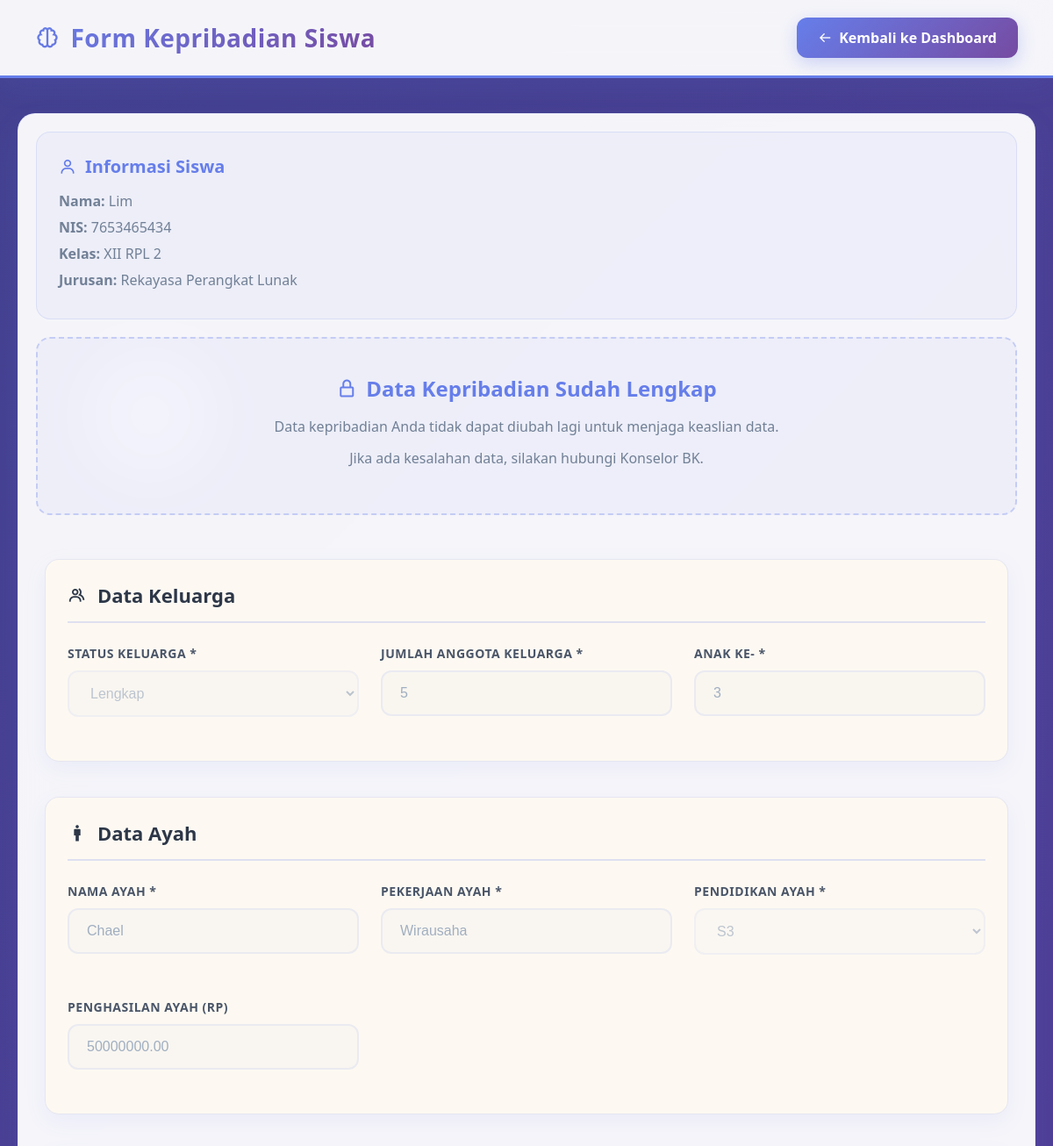
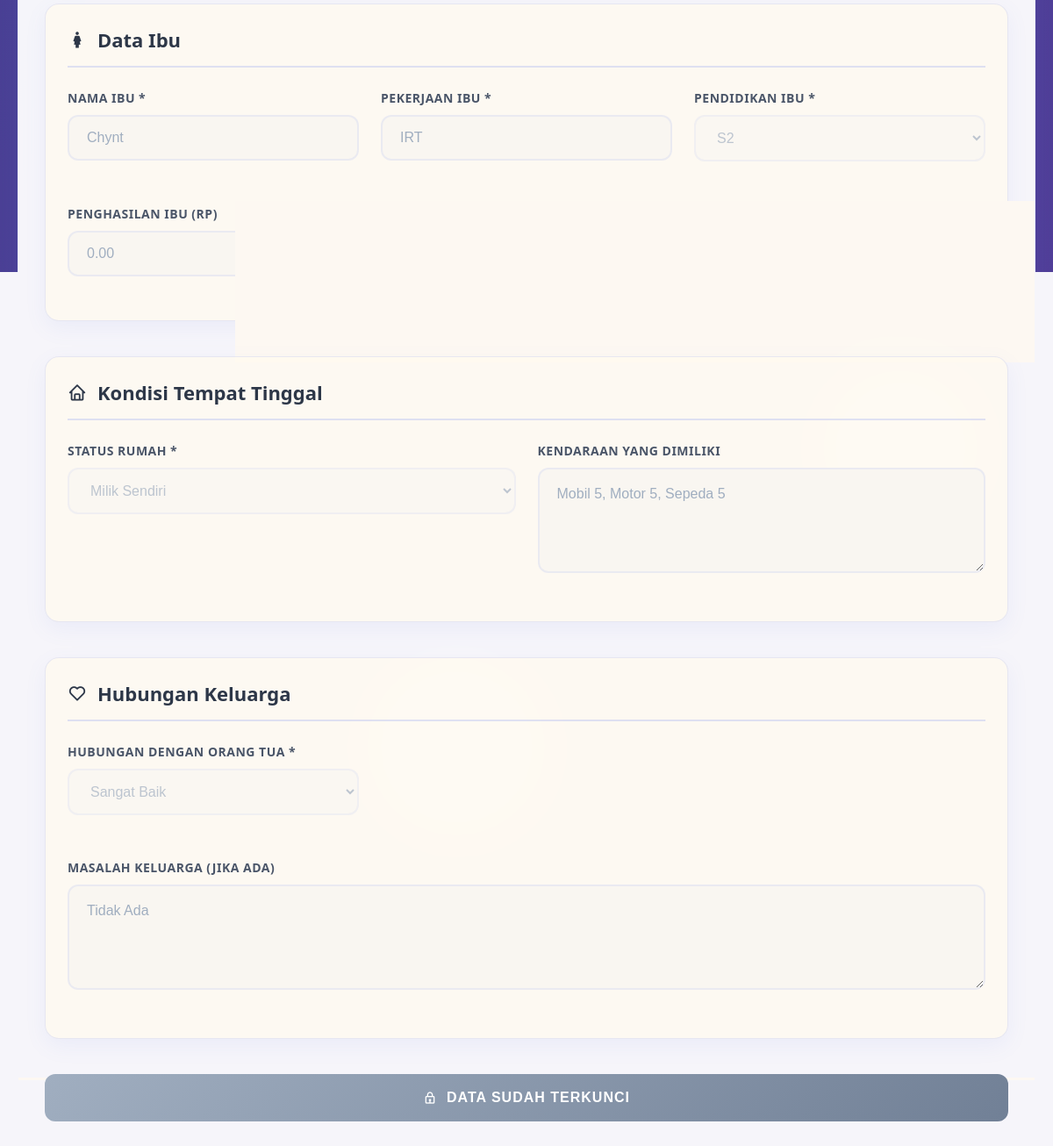
/form_kepribadian.php (signed in), run on the app's committed database (2 pictures, top to bottom).
### tables this page shows
CREATE TABLE `siswa` (
  `ID` int(11) NOT NULL,
  `USER_ID` int(11) DEFAULT NULL,
  `NIS` varchar(20) NOT NULL,
  `NISN` varchar(20) NOT NULL,
  `JENIS_KELAMIN` enum('L','P') NOT NULL,
  `TEMPAT_LAHIR` varchar(50) DEFAULT NULL,
  `TANGGAL_LAHIR` date DEFAULT NULL,
  `ALAMAT` text DEFAULT NULL,
  `AGAMA` varchar(20) DEFAULT NULL,
  `KELAS` varchar(10) DEFAULT NULL,
  `JURUSAN` varchar(50) DEFAULT NULL,
  `CREATED_AT` timestamp NOT NULL DEFAULT current_timestamp(),
  `UPDATED_AT` timestamp NOT NULL DEFAULT current_timestamp() ON UPDATE current_timestamp(),
  `ANGKATAN` int(11) DEFAULT NULL
);

CREATE TABLE `users` (
  `ID` int(11) NOT NULL,
  `USERNAME` varchar(100) NOT NULL,
  `PASSWORD` varchar(100) NOT NULL,
  `ROLE` enum('Admin','Guru_BK','Siswa') DEFAULT NULL,
  `NAMA_LENGKAP` varchar(100) NOT NULL,
  `EMAIL` varchar(100) DEFAULT NULL,
  `NO_TELEPON` varchar(15) DEFAULT NULL,
  `STATUS` enum('Aktif','Tidak_Aktif') DEFAULT 'Aktif',
  `CREATED_AT` timestamp NOT NULL DEFAULT current_timestamp(),
  `UPDATED_AT` timestamp NOT NULL DEFAULT current_timestamp() ON UPDATE current_timestamp()
);

CREATE TABLE `form_kepribadian` (
  `ID` int(11) NOT NULL,
  `SISWA_ID` int(11) DEFAULT NULL,
  `NAMA_AYAH` varchar(100) DEFAULT NULL,
  `PEKERJAAN_AYAH` varchar(50) DEFAULT NULL,
  `PENDIDIKAN_AYAH` varchar(50) DEFAULT NULL,
  `PENGHASILAN_AYAH` decimal(15,2) DEFAULT NULL,
  `NAMA_IBU` varchar(100) DEFAULT NULL,
  `PEKERJAAN_IBU` varchar(50) DEFAULT NULL,
  `PENDIDIKAN_IBU` varchar(50) DEFAULT NULL,
  `PENGHASILAN_IBU` decimal(15,2) DEFAULT NULL,
  `STATUS_RUMAH` enum('Milik Sendiri','Kontrak','Kost','Lainnya') DEFAULT NULL,
  `KENDARAAN` text DEFAULT NULL,
  `STATUS_KELUARGA` enum('Lengkap','Orang Tua Bercerai','Yatim','Piatu','Yatim Piatu') NOT NULL,
  `JUMLAH_ANGGOTA_KELUARGA` int(11) DEFAULT NULL,
  `ANAK_KE` int(11) DEFAULT NULL,
  `HUBUNGAN_DENGAN_ORTU` enum('Sangat Baik','Baik','Cukup','Kurang') NOT NULL,
  `MASALAH_KELUARGA` text DEFAULT NULL,
  `CREATED_AT` timestamp NOT NULL DEFAULT current_timestamp(),
  `UPDATED_AT` timestamp NOT NULL DEFAULT current_timestamp() ON UPDATE current_timestamp()
);

### form_kepribadian.php (the view, shortened to what this page needs)
<?php
include 'koneksi.php';
$user_id = $_SESSION['user_id'];
$sql_siswa = "SELECT s.ID as SISWA_ID, s.*, u.NAMA_LENGKAP
              FROM siswa s
              JOIN users u ON s.USER_ID = u.ID
              WHERE s.USER_ID = ?";
$stmt_siswa = $koneksi->prepare($sql_siswa);
$stmt_siswa->bind_param("i", $user_id);
$stmt_siswa->execute();
$siswa = $stmt_siswa->get_result()->fetch_assoc();
$siswa_id = $siswa['SISWA_ID'];
$sql_kepribadian = "SELECT * FROM form_kepribadian WHERE SISWA_ID = ?";
$stmt_kepribadian = $koneksi->prepare($sql_kepribadian);
$stmt_kepribadian->bind_param("i", $siswa_id);
$stmt_kepribadian->execute();
$kepribadian = $stmt_kepribadian->get_result()->fetch_assoc();
$data_sudah_lengkap = false;
if ($kepribadian) {
    if (!empty($kepribadian['NAMA_AYAH']) && !empty($kepribadian['PEKERJAAN_AYAH']) &&
        !empty($kepribadian['PENDIDIKAN_AYAH']) && !empty($kepribadian['NAMA_IBU']) &&
        !empty($kepribadian['PEKERJAAN_IBU']) && !empty($kepribadian['PENDIDIKAN_IBU']) &&
        !empty($kepribadian['STATUS_RUMAH']) && !empty($kepribadian['STATUS_KELUARGA']) &&
        !empty($kepribadian['JUMLAH_ANGGOTA_KELUARGA']) && !empty($kepribadian['ANAK_KE']) &&
        !empty($kepribadian['HUBUNGAN_DENGAN_ORTU'])) {
        $data_sudah_lengkap = true;
    }
}
$status_rumah_asal = $kepribadian['STATUS_RUMAH'] ?? '';
$status_rumah_display = '';
if ($status_rumah_asal) {
    $dropdown_status = ['Milik Sendiri', 'Kontrak', 'Kost', 'Lainnya'];
    if (in_array($status_rumah_asal, $dropdown_status)) {
        $status_rumah_display = $status_rumah_asal;
    } else {
        $status_rumah_display = 'Lainnya';
        $status_rumah_lainnya_value = $status_rumah_asal;
    }
}
?>
<!DOCTYPE html>
<html lang="id">
<head>
    <link href="https://unpkg.com/boxicons@2.1.4/css/boxicons.min.css" rel="stylesheet">
</head>
<body>
    <div class="header">
        <h1><i class='bx bx-brain'></i> Form Kepribadian Siswa</h1>
        <a href="dashboard_siswa.php" class="back-btn">
            <i class='bx bx-arrow-back'></i>
            Kembali ke Dashboard
        </a>
    </div>
    <div class="container">
        <div class="content">
            <div class="student-info">
                <h3><i class='bx bx-user'></i> Informasi Siswa</h3>
                <p><strong>Nama:</strong> <?php echo htmlspecialchars($siswa['NAMA_LENGKAP']); ?></p>
                <p><strong>NIS:</strong> <?php echo htmlspecialchars($siswa['NIS'] ?? '-'); ?></p>
                <p><strong>Kelas:</strong> <?php echo htmlspecialchars($siswa['KELAS'] ?? '-'); ?></p>
                <p><strong>Jurusan:</strong> <?php echo htmlspecialchars($siswa['JURUSAN'] ?? '-'); ?></p>
            </div>
            <?php if ($data_sudah_lengkap): ?>
                <div class="data-locked">
                    <h3><i class='bx bx-lock-alt'></i> Data Kepribadian Sudah Lengkap</h3>
                    <p>Data kepribadian Anda tidak dapat diubah lagi untuk menjaga keaslian data.</p>
                    <p>Jika ada kesalahan data, silakan hubungi Konselor BK.</p>
                </div>
            <?php endif; ?>
            <form method="POST" action="" id="formKepribadian" class="form-content">
                <div class="form-section">
                    <h3 class="section-title"><i class='bx bx-group'></i> Data Keluarga</h3>
                    <div class="form-grid">
                        <div class="form-group">
                            <label>Status Keluarga *</label>
                            <select name="status_keluarga" <?php echo $data_sudah_lengkap ? 'disabled' : 'required'; ?>>
                                <option value="Lengkap" <?php echo ($kepribadian['STATUS_KELUARGA'] ?? '') == 'Lengkap' ? 'selected' : ''; ?>>Lengkap</option>
                            </select>
                        </div>
                        <div class="form-group">
                            <label>Jumlah Anggota Keluarga *</label>
                            <input type="number" name="jumlah_anggota_keluarga"
                                   value="<?php echo htmlspecialchars($kepribadian['JUMLAH_ANGGOTA_KELUARGA'] ?? ''); ?>"
                                   <?php echo $data_sudah_lengkap ? 'readonly' : 'required'; ?>
                                   min="1" max="20" placeholder="Contoh: 4">
                        </div>
                        <div class="form-group">
                            <label>Anak Ke- *</label>
                            <input type="number" name="anak_ke"
                                   value="<?php echo htmlspecialchars($kepribadian['ANAK_KE'] ?? ''); ?>"
                                   <?php echo $data_sudah_lengkap ? 'readonly' : 'required'; ?>
                                   min="1" max="20" placeholder="Contoh: 2">
                        </div>
                    </div>
                </div>
                <div class="form-section">
                    <h3 class="section-title"><i class='bx bx-male'></i> Data Ayah</h3>
                    <div class="form-grid">
                        <div class="form-group">
                            <label>Nama Ayah *</label>
                            <input type="text" name="nama_ayah"
                                   value="<?php echo htmlspecialchars($kepribadian['NAMA_AYAH'] ?? ''); ?>"
                                   <?php echo $data_sudah_lengkap ? 'readonly' : 'required'; ?>
                                   placeholder="Masukkan nama lengkap ayah">
                        </div>
                        <div class="form-group">
                            <label>Pekerjaan Ayah *</label>
                            <input type="text" name="pekerjaan_ayah"
                                   value="<?php echo htmlspecialchars($kepribadian['PEKERJAAN_AYAH'] ?? ''); ?>"
                                   <?php echo $data_sudah_lengkap ? 'readonly' : 'required'; ?>
                                   placeholder="Contoh: PNS, Wiraswasta, Buruh">
                        </div>
                        <div class="form-group">
                            <label>Pendidikan Ayah *</label>
                            <select name="pendidikan_ayah" <?php echo $data_sudah_lengkap ? 'disabled' : 'required'; ?>>
                                <option value="S3" <?php echo ($kepribadian['PENDIDIKAN_AYAH'] ?? '') == 'S3' ? 'selected' : ''; ?>>S3</option>
                            </select>
                        </div>
                        <div class="form-group">
                            <label>Penghasilan Ayah (Rp)</label>
                            <input type="number" name="penghasilan_ayah"
                                   value="<?php echo htmlspecialchars($kepribadian['PENGHASILAN_AYAH'] ?? ''); ?>"
                                   <?php echo $data_sudah_lengkap ? 'readonly' : ''; ?>
                                   min="0" step="100000" placeholder="Contoh: 5000000">
                        </div>
                    </div>
                </div>
                <div class="form-section">
                    <h3 class="section-title"><i class='bx bx-female'></i> Data Ibu</h3>
                    <div class="form-grid">
                        <div class="form-group">
                            <label>Nama Ibu *</label>
                            <input type="text" name="nama_ibu"
                                   value="<?php echo htmlspecialchars($kepribadian['NAMA_IBU'] ?? ''); ?>"
                                   <?php echo $data_sudah_lengkap ? 'readonly' : 'required'; ?>
                                   placeholder="Masukkan nama lengkap ibu">
                        </div>
                        <div class="form-group">
                            <label>Pekerjaan Ibu *</label>
                            <input type="text" name="pekerjaan_ibu"
                                   value="<?php echo htmlspecialchars($kepribadian['PEKERJAAN_IBU'] ?? ''); ?>"
                                   <?php echo $data_sudah_lengkap ? 'readonly' : 'required'; ?>
                                   placeholder="Contoh: Ibu Rumah Tangga, PNS, Wiraswasta">
                        </div>
                        <div class="form-group">
                            <label>Pendidikan Ibu *</label>
                            <select name="pendidikan_ibu" <?php echo $data_sudah_lengkap ? 'disabled' : 'required'; ?>>
                                <option value="S2" <?php echo ($kepribadian['PENDIDIKAN_IBU'] ?? '') == 'S2' ? 'selected' : ''; ?>>S2</option>
                            </select>
                        </div>
                        <div class="form-group">
                            <label>Penghasilan Ibu (Rp)</label>
                            <input type="number" name="penghasilan_ibu"
                                   value="<?php echo htmlspecialchars($kepribadian['PENGHASILAN_IBU'] ?? ''); ?>"
                                   <?php echo $data_sudah_lengkap ? 'readonly' : ''; ?>
                                   min="0" step="100000" placeholder="Contoh: 3000000">
                        </div>
                    </div>
                </div>
                <div class="form-section">
                    <h3 class="section-title"><i class='bx bx-home'></i> Kondisi Tempat Tinggal</h3>
                    <div class="form-grid">
                        <div class="form-group">
                            <label>Status Rumah *</label>
                            <select name="status_rumah" id="status_rumah" <?php echo $data_sudah_lengkap ? 'disabled' : 'required'; ?>>
                                <option value="Milik Sendiri" <?php echo ($status_rumah_display == 'Milik Sendiri') ? 'selected' : ''; ?>>Milik Sendiri</option>
                            </select>
                        </div>
                        <div class="form-group">
                            <label>Kendaraan yang Dimiliki</label>
                            <textarea name="kendaraan" <?php echo $data_sudah_lengkap ? 'readonly' : ''; ?>
                                      placeholder="Contoh: Motor 2, Mobil 1, Sepeda 1"><?php echo htmlspecialchars($kepribadian['KENDARAAN'] ?? ''); ?></textarea>
                        </div>
                    </div>
                </div>
                <div class="form-section">
                    <h3 class="section-title"><i class='bx bx-heart'></i> Hubungan Keluarga</h3>
                    <div class="form-grid">
                        <div class="form-group">
                            <label>Hubungan dengan Orang Tua *</label>
                            <select name="hubungan_dengan_ortu" <?php echo $data_sudah_lengkap ? 'disabled' : 'required'; ?>>
                                <option value="Sangat Baik" <?php echo ($kepribadian['HUBUNGAN_DENGAN_ORTU'] ?? '') == 'Sangat Baik' ? 'selected' : ''; ?>>Sangat Baik</option>
                            </select>
                        </div>
                        <div class="form-group" style="grid-column: 1 / -1;">
                            <label>Masalah Keluarga (Jika Ada)</label>
                            <textarea name="masalah_keluarga" <?php echo $data_sudah_lengkap ? 'readonly' : ''; ?>
                                      placeholder="Ceritakan masalah keluarga yang mungkin mempengaruhi kondisi Anda (opsional)"><?php echo htmlspecialchars($kepribadian['MASALAH_KELUARGA'] ?? ''); ?></textarea>
                        </div>
                    </div>
                </div>
                <?php if (!$data_sudah_lengkap): ?>
                    <button type="submit" class="submit-btn">
                        <i class='bx bx-save'></i>
                        Simpan Data Kepribadian
                    </button>
                    <div class="alert alert-info">
                        <i class='bx bx-info-circle'></i>
                        <strong>Perhatian:</strong> Data yang sudah disimpan tidak dapat diubah lagi. Pastikan semua data sudah benar sebelum menyimpan.
                    </div>
                <?php else: ?>
                    <button type="button" class="submit-btn" disabled>
                        <i class='bx bx-lock'></i>
                        Data Sudah Terkunci
                    </button>
                <?php endif; ?>
            </form>
        </div>
    </div>
</body>
</html>

### data on the page
siswa: USER_ID.NAMA_LENGKAP "Lim", NIS "7653465434", KELAS "XII RPL 2", JURUSAN "Rekayasa Perangkat Lunak"
form_kepribadian: status_keluarga "Lengkap", jumlah_anggota_keluarga "5", anak_ke "3", nama_ayah "Chael", pekerjaan_ayah "Wirausaha", pendidikan_ayah "S3", penghasilan_ayah "50000000.00", nama_ibu "Chynt", pekerjaan_ibu "IRT", pendidikan_ibu "S2", penghasilan_ibu "0.00", status_rumah "Milik Sendiri", kendaraan "Mobil 5, Motor 5, Sepeda 5", hubungan_dengan_ortu "Sangat Baik", masalah_keluarga "Tidak Ada"
